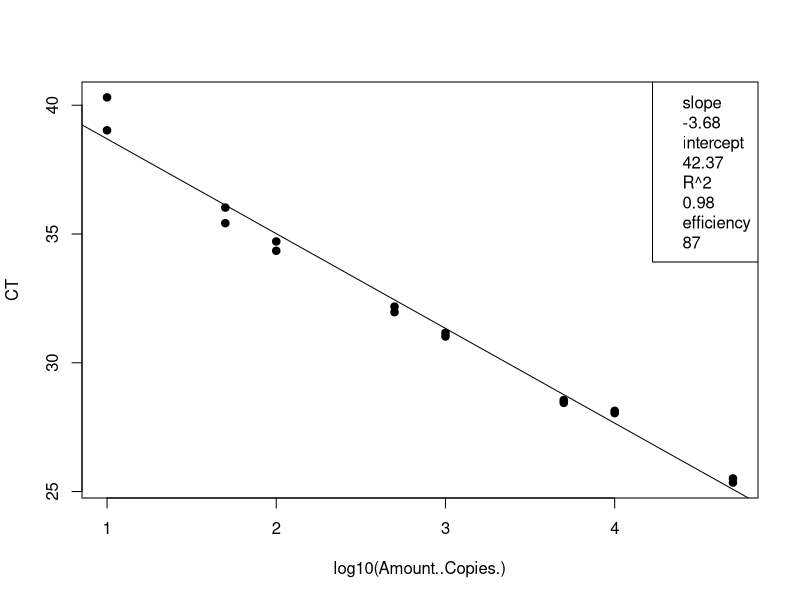
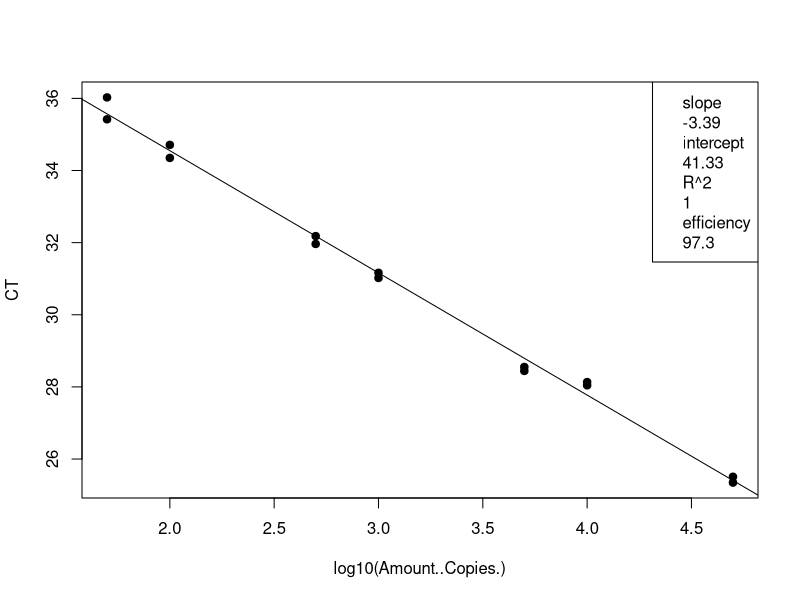
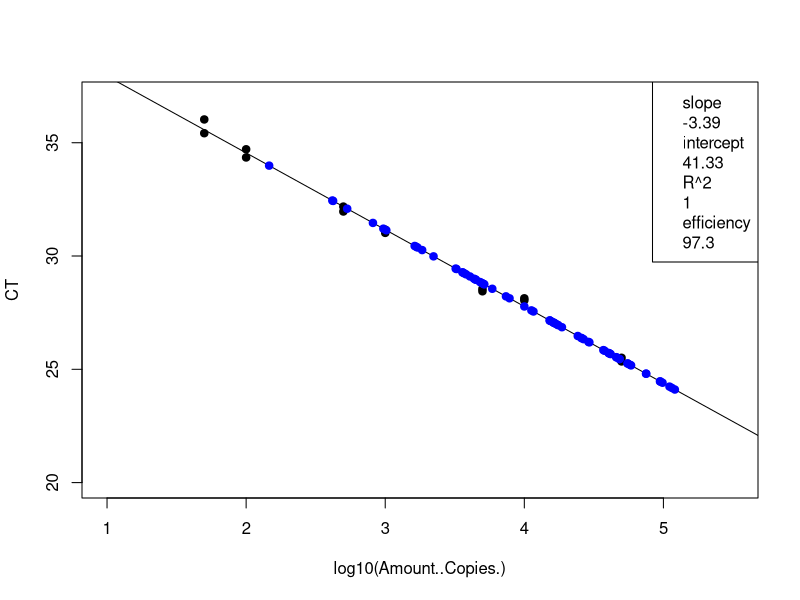
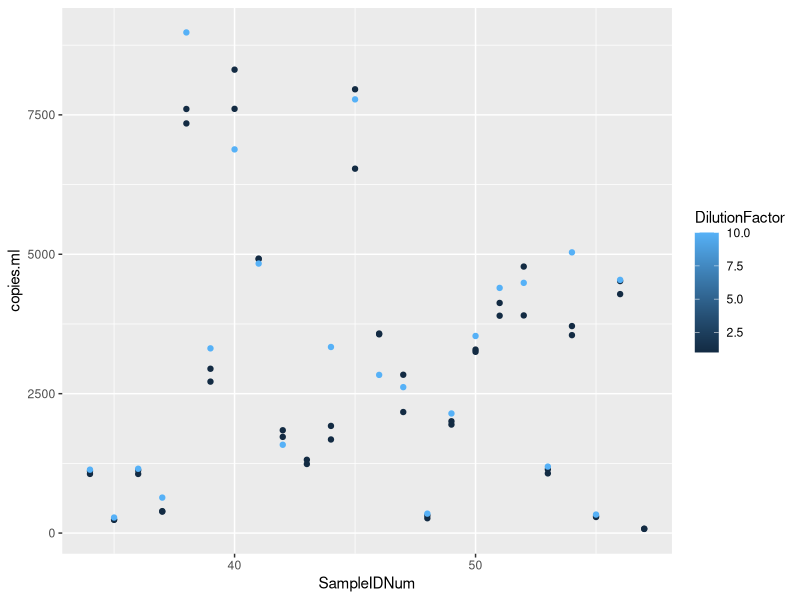

Source code (R) for these figures, in order:
## ---- chunk 1
knitr::opts_chunk$set(echo = TRUE)

## ---- chunk 2
# load the data (note data file must be in this repository)
data <- read.csv("Plate2_GenBac_qPCRConversion.csv")
View(data)

# clean up the data file (there is some stuff at the bottom and extra blank rows)
#data <- data[-92:-93,] # This removes rows 92-95
View(data)

# assign to the correct data class #warning message about NAs is OK
class(data$CT) # check the data class type
data$CT <- as.numeric(as.character(data$CT)) # change to numeric
data$Amount..Copies. <- as.numeric(as.character(data$Amount..Copies.)) # change to numeric
## ---- chunk 3
# linear regression of standard curve
standards = data[1:16,]
standardCurve <- lm(CT ~ log10(Amount..Copies.), data = standards)
  
standardCurvePlot <- plot(CT ~ log10(Amount..Copies.), data = standards, pch=19) 
abline(coef(standardCurve)) 
legend("topright", legend=c(paste= "slope", round(standardCurve$coefficients[2], 2), 
                            paste= "intercept", round(standardCurve$coefficients[1], 2), 
                            paste= "R^2", round(summary(standardCurve)$r.squared, 2),
                            paste = "efficiency", round((10^(-1/standardCurve$coefficients[2])-1)*100, 1)))
## ---- chunk 4
# remove standards that sucked and redo analysis NOT NEEDED 21 Jan 2020
standards <- standards[-15:-16,] # uncomment this line and change which rows to remove
standardCurve <- lm(CT ~ log10(Amount..Copies.), data = standards)

standardCurvePlot <- plot(CT ~ log10(Amount..Copies.), data = standards, pch=19)
abline(coef(standardCurve))
col = "blue"
legend("topright", legend=c(paste= "slope", round(standardCurve$coefficients[2], 2),
                            paste= "intercept", round(standardCurve$coefficients[1], 2),
                            paste= "R^2", round(summary(standardCurve)$r.squared, 2),
                            paste = "efficiency", round((10^(-1/standardCurve$coefficients[2])-1)*100, 1)))
## ---- chunk 5
# data set of unknowns including info on standard curve
#unknowns = subset(data, Name == "UNKNOWN")
unknowns = data[17:88,]
#unknowns <- unknowns[-1:-3,] # uncomment this line and change which rows to remove if these samples were outside of the standard curve

# add new columns to the data table
unknowns$plate_num = 1 #change to the actual plate number
unknowns$standard_slope = standardCurve$coefficients[2]
unknowns$standard_intercept = standardCurve$coefficients[1]
unknowns$R2 = summary(standardCurve)$r.squared
unknowns$efficiency =  (10^(-1/standardCurve$coefficients[2])-1)*100
  
# add a new column that interpolates copies/well from Ct for the unknowns
unknowns$log.copies.well = ((unknowns$CT - standardCurve$coefficients[1])/standardCurve$coefficients[2])
unknowns$copies.well = 10^unknowns$log.copies.well

# copies/ul extract accounting for dilution factor
vol.well = 3 #qPCR template volume in ul
unknowns$vol.well = vol.well
unknowns$copies.ul = ((unknowns$copies.well/vol.well)*unknowns$DilutionFactor)

# copies/extraction
vol.elution = 110 #DNA extraction elution volume in ul
unknowns$vol.elution = vol.elution
unknowns$copies.extraction = (unknowns$copies.ul*vol.elution)

# copies/ml #Volume is volume of sample filtered in mL
unknowns$copies.ml = (unknowns$copies.extraction/unknowns$Volume)


## ---- chunk 6
standards <- standards[-15:-16,] # uncomment this line and change which rows to remove
standardCurve <- lm(CT ~ log10(Amount..Copies.), data = standards)

standardCurvePlot <- plot(CT ~ log10(Amount..Copies.), data = standards, pch=19, ylim=c(20,37), xlim=c(1,5.5))
abline(coef(standardCurve))
col = "blue"
legend("topright", legend=c(paste= "slope", round(standardCurve$coefficients[2], 2),
                            paste= "intercept", round(standardCurve$coefficients[1], 2),
                            paste= "R^2", round(summary(standardCurve)$r.squared, 2),
                            paste = "efficiency", round((10^(-1/standardCurve$coefficients[2])-1)*100, 1)))

unknowns = unknowns[1:72,]
standardCurve <- lm(CT ~ log10(copies.well), data = unknowns)

standardCurvePlot <- points(CT ~ log10(copies.well), data = unknowns, pch=19, col = "blue")


#abline(coef(standardCurve))
#legend("topright", legend=c(paste= "slope", round(standardCurve$coefficients[2], 2),
                            #paste= "intercept", round(standardCurve$coefficients[1], 2),
                            #paste= "R^2", round(summary(standardCurve)$r.squared, 2),
                            #paste = "efficiency", round((10^(-1/standardCurve$coefficients[2])-1)*100, 1)))
## ---- chunk 7
# make a plot that compares the diluted to undiluted replicates for each sample including dilution factor
library("ggplot2")
unknowns$SampleIDNum <- as.numeric(as.character(unknowns$SampleIDNum)) # change to numeric
replicates = unknowns[1:71,]
#replicates <- replicates[-18,] # This removes rows (B11)
#replicates <- replicates[-32,] # This removes rows (D8)
#replicates <- replicates[-55,] # This removes rows (G5)
qplot(SampleIDNum,copies.ml, data=replicates, col=DilutionFactor)
## ---- chunk 8
# write csv file
write.csv(unknowns, file = "Plate2_GenBac_ConvertedData.csv", row.names=FALSE, na="")

# average the replicates (if not strongly inhibited) and make a new file
library(dplyr)
data.average = unknowns %>% group_by(SampleIDNum) %>% summarise(copies.ml = mean(copies.ml, na.rm = T))
write.csv(data.average, file = "Plate2_GenBac_Averaged.csv", row.names=FALSE, na="")
